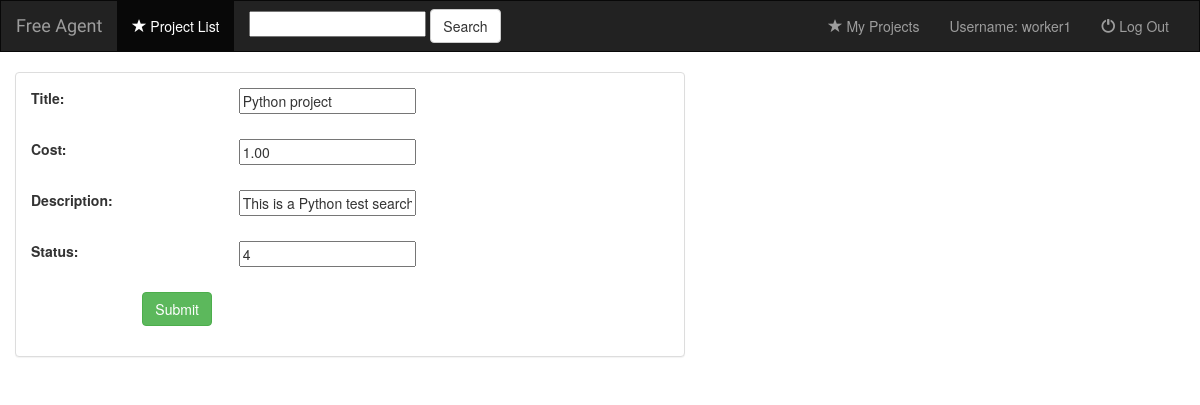
Screenshot of /freeAgentApp/project/2/ (signed in) with the database file from the repository.
### freeAgentApp/models.py (models this page shows, shortened)
class UserProfile(AbstractUser):
    Identification = models.CharField(max_length=10, choices=(('F', 'freeAgent'), ('C', 'Client')))

class Project(models.Model):
    title = models.CharField(max_length=100)
    cost = models.DecimalField(max_digits=15, decimal_places=2)
    pub_date = timezone.now()
    status = models.IntegerField(default=1, validators=[MinValueValidator(1), MaxValueValidator(4)])
    description = models.CharField(max_length=300)
    file_type = models.FileField(null=True, blank=True)
    client_upload = models.FileField(null=True, blank=True)
    client = models.ForeignKey(UserProfile, related_name="ThisClient", null=True, blank=True)
    worker = models.ForeignKey(UserProfile, related_name="ThisWorker", null=True, blank=True)

### freeAgentApp/views.py (the view)
# urls.py: url(r'project/(?P<pk>[0-9]+)/$', views.ProjectUpdate.as_view(), name='updateProject'),
class ProjectUpdate(UpdateView):
    model = Project
    fields = ['title', 'cost', 'description', 'status']

### freeAgentApp/templates/freeAgentApp/project_form.html (shortened to what this page needs)
{% extends 'freeAgentApp/base.html' %}
{% block body %}
<div class="container-fluid">
    <div class="row">
        <div class="col-sm-12 col-md-7">
            <div class="panel panel-default">
                <div class="panel-body">
                    <form class= "form-horizontal" action="" method="post" enctype="multipart/form-data">
                        {% include 'freeAgentApp/form-template.html'%}
                        <div class="form-group">
                            <div class ="col-sm-offset-2 col-sm-10">
                                <button type="submit" class="btn btn-success">Submit</button>
                            </div>
                        </div>
                    </form>
                </div>
            </div>
        </div>
    </div>
</div>
{% endblock %}

### freeAgentApp/templates/freeAgentApp/base.html (shortened to what this page needs)
<!DOCTYPE html>
<html lang="en">
<head>
    {% load staticfiles %}
    <link rel="stylesheet" href ="https://maxcdn.bootstrapcdn.com/bootstrap/3.3.6/css/bootstrap.min.css">
    <link rel="stylesheet" type="text/css" href="../../static/freeAgentApp/css/style_cheesy.css"/>
</head>
<body>
    <nav class="navbar navbar-inverse">
    <div class = "container-fluid">
        <div class="navbar-header" >
            <a class="navbar-brand" href="{% url 'freeAgentApp:index' %}">Free Agent</a>
        </div>
        <div class = "collapse navbar-collapse" id="topNavBar">
            <ul class="nav navbar-nav">
                <li class="active">
                    <a href="{% url 'freeAgentApp:index' %}">
                        <span class="glyphicon glyphicon-star" aria-hidden="true"></span>&nbsp;Project List
                    </a>
                </li>
            </ul>
            <form class="navbar-form navbar-left" role="search" method="get" action="{% url 'freeAgentApp:search' %}">
                <input type="text" id="searchBox" class="input-medium search-query" name="q" placeholder="">
                <button type="submit" class="btn btn-default"> Search</button>
             </form>
            <ul class ="nav navbar-nav navbar-right">
                <li class="">
                    {% if user.Identification == 'C' %}
                        <a href="{% url 'freeAgentApp:createProject' %}">
                            <span class="glyphicon glyphicon-plus" aria-hidden="true"></span>&nbsp;Add Project
                        </a>
                    {% else %}
                        <a href="{% url 'freeAgentApp:workerIndex' user.id %}">
                            <span class="glyphicon glyphicon-star" aria-hidden="true"></span>&nbsp;My Projects
                        </a>
                    {% endif %}
                </li>
                <li class="">
                    <a>Username: {{ user.username }} </a>
                </li>
                <li class="">
                    <a href="{% url 'freeAgentApp:logout' %}">
                        <span class="glyphicon glyphicon-off" aria-hidden="true"></span>&nbsp;Log Out
                    </a>
                </li>
            </ul>
        </div>
    </div>
    </nav>
{% block body %}
{% endblock %}
</body>
</html>

### freeAgentApp/templates/freeAgentApp/form-template.html (shortened to what this page needs)
{% for field in form %}
    <div class="form-group" >
        <label class="col-sm-4 control-label-self-define" id="{{ field.label }}">{{ field.label_tag}}</label>
        {{ field }}
    </div>
{% endfor %}

### freeAgentApp/static/freeAgentApp/css/style_cheesy.css (style rules this page uses)
.navbar { border-radius:0; }
.navbar-brand { font-family:'Satisfy',cursive; font-size:60 }

### rows the page displays
UserProfile: username "worker1"
Project: form "Python project" "1.00" "This is a Python test search" "4"

### other values shown
{{ field.label_tag }} "Title:" "Cost:" "Description:" "Status:"
